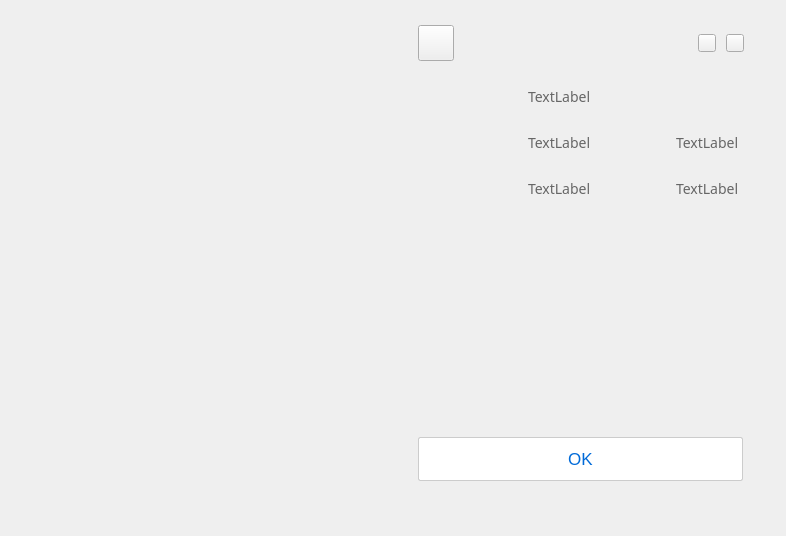
<?xml version="1.0" encoding="UTF-8"?>
<ui version="4.0">
 <class>NetTestDetail</class>
 <widget class="QMainWindow" name="NetTestDetail">
  <property name="geometry">
   <rect>
    <x>0</x>
    <y>0</y>
    <width>786</width>
    <height>536</height>
   </rect>
  </property>
  <property name="windowTitle">
   <string>MainWindow</string>
  </property>
  <widget class="QWidget" name="centralwidget">
   <property name="styleSheet">
    <string notr="true">image: url(:/uiresource/OVC-win-netdetail.png);</string>
   </property>
   <widget class="QPushButton" name="btn_back">
    <property name="geometry">
     <rect>
      <x>418</x>
      <y>25</y>
      <width>36</width>
      <height>36</height>
     </rect>
    </property>
    <property name="styleSheet">
     <string notr="true">QPushButton:!hover{
border-image: url(:/uiresource/icon-back.png);
image: url(:/uiresource/icon-back.png);
}

QPushButton:hover:!pressed{
border-image: url(:/uiresource/icon-back hover.png);
image: url(:/uiresource/icon-back hover.png);
}

QPushButton:!hover:pressed{
border-image: url(:/uiresource/icon-back.png);
image: url(:/uiresource/icon-back.png);
}</string>
    </property>
    <property name="text">
     <string/>
    </property>
   </widget>
   <widget class="QPushButton" name="btn_min">
    <property name="geometry">
     <rect>
      <x>698</x>
      <y>34</y>
      <width>18</width>
      <height>18</height>
     </rect>
    </property>
    <property name="styleSheet">
     <string notr="true">QPushButton:!hover{
	border-image: url(:/uiresource/icon-min default.png);
	image: url(:/uiresource/icon-min default.png);
}

QPushButton:hover:!pressed{
	border-image: url(:/uiresource/icon-min hover.png);
	image: url(:/uiresource/icon-min hover.png);
}

QPushButton:!hover:pressed{
	border-image: url(:/uiresource/icon-min default.png);
	image: url(:/uiresource/icon-min default.png);
}</string>
    </property>
    <property name="text">
     <string/>
    </property>
   </widget>
   <widget class="QPushButton" name="btn_close">
    <property name="geometry">
     <rect>
      <x>726</x>
      <y>34</y>
      <width>18</width>
      <height>18</height>
     </rect>
    </property>
    <property name="styleSheet">
     <string notr="true">QPushButton:!hover{
	border-image: url(:/uiresource/icon-close default.png);
	image: url(:/uiresource/icon-close default.png);
}

QPushButton:hover:!pressed{
	border-image: url(:/uiresource/icon-close hover.png);
	image: url(:/uiresource/icon-close hover.png);
}

QPushButton:!hover:pressed{
	border-image: url(:/uiresource/icon-close default.png);
	image: url(:/uiresource/icon-close default.png);
}</string>
    </property>
    <property name="text">
     <string/>
    </property>
   </widget>
   <widget class="QLabel" name="lb_rtt_up">
    <property name="geometry">
     <rect>
      <x>528</x>
      <y>87</y>
      <width>64</width>
      <height>20</height>
     </rect>
    </property>
    <property name="styleSheet">
     <string notr="true">font-size:14px;
font-family:PingFangSC-Regular,PingFangSC;
font-weight:400;
color:rgba(102,102,102,1);
line-height:20px;
image: url(:/uiresource/edit1.png);</string>
    </property>
    <property name="text">
     <string>TextLabel</string>
    </property>
   </widget>
   <widget class="QLabel" name="lb_rtt_down">
    <property name="geometry">
     <rect>
      <x>676</x>
      <y>87</y>
      <width>63</width>
      <height>20</height>
     </rect>
    </property>
    <property name="styleSheet">
     <string notr="true">font-size:14px;
font-family:PingFangSC-Regular,PingFangSC;
font-weight:400;
color:rgba(102,102,102,1);
line-height:20px;
image: url(:/uiresource/edit1.png);</string>
    </property>
    <property name="text">
     <string/>
    </property>
   </widget>
   <widget class="QLabel" name="lb_lost_down">
    <property name="geometry">
     <rect>
      <x>676</x>
      <y>133</y>
      <width>63</width>
      <height>20</height>
     </rect>
    </property>
    <property name="styleSheet">
     <string notr="true">font-size:14px;
font-family:PingFangSC-Regular,PingFangSC;
font-weight:400;
color:rgba(102,102,102,1);
line-height:20px;
image: url(:/uiresource/edit1.png);</string>
    </property>
    <property name="text">
     <string>TextLabel</string>
    </property>
   </widget>
   <widget class="QLabel" name="lb_lost_up">
    <property name="geometry">
     <rect>
      <x>528</x>
      <y>133</y>
      <width>64</width>
      <height>20</height>
     </rect>
    </property>
    <property name="styleSheet">
     <string notr="true">font-size:14px;
font-family:PingFangSC-Regular,PingFangSC;
font-weight:400;
color:rgba(102,102,102,1);
line-height:20px;
image: url(:/uiresource/edit1.png);</string>
    </property>
    <property name="text">
     <string>TextLabel</string>
    </property>
   </widget>
   <widget class="QLabel" name="lb_bandwidth_up">
    <property name="geometry">
     <rect>
      <x>528</x>
      <y>179</y>
      <width>119</width>
      <height>20</height>
     </rect>
    </property>
    <property name="styleSheet">
     <string notr="true">font-size:14px;
font-family:PingFangSC-Regular,PingFangSC;
font-weight:400;
color:rgba(102,102,102,1);
line-height:20px;
border-image: url(:/uiresource/edit4.png);
image: url(:/uiresource/edit4.png);</string>
    </property>
    <property name="text">
     <string>TextLabel</string>
    </property>
   </widget>
   <widget class="QLabel" name="lb_bandwidth_down">
    <property name="geometry">
     <rect>
      <x>676</x>
      <y>179</y>
      <width>63</width>
      <height>20</height>
     </rect>
    </property>
    <property name="styleSheet">
     <string notr="true">font-size:14px;
font-family:PingFangSC-Regular,PingFangSC;
font-weight:400;
color:rgba(102,102,102,1);
line-height:20px;
image: url(:/uiresource/edit1.png);</string>
    </property>
    <property name="text">
     <string>TextLabel</string>
    </property>
   </widget>
   <widget class="QPushButton" name="btn_ok">
    <property name="geometry">
     <rect>
      <x>418</x>
      <y>437</y>
      <width>325</width>
      <height>44</height>
     </rect>
    </property>
    <property name="styleSheet">
     <string notr="true">QPushButton:!hover {
font-size:17px;
font-family:HelveticaNeue;
color:rgba(0,106,216,1);
line-height:20px;
background:rgba(255,255,255,1);
border-radius:2px;
border:1px solid rgba(204,204,204,1);
image: url(:/uiresource/edit1.png);
}
QPushButton:hover:pressed {
font-size:17px;
font-family:HelveticaNeue;
color:rgba(0,106,216,1);
line-height:20px;
background:rgba(255,255,255,1);
border-radius:2px;
border:1px solid rgba(204,204,204,1);
image: url(:/uiresource/edit1.png);
}
QPushButton:hover:!pressed {
font-size:17px;
font-family:HelveticaNeue;
color:rgba(255,255,255,1);
line-height:20px;
background:rgba(0,106,216,1);
border-radius:2px;
border:1px solid rgba(204,204,204,1);
image: url(:/uiresource/edit2.png);
}</string>
    </property>
    <property name="text">
     <string>OK</string>
    </property>
   </widget>
  </widget>
 </widget>
 <resources/>
 <connections/>
</ui>
